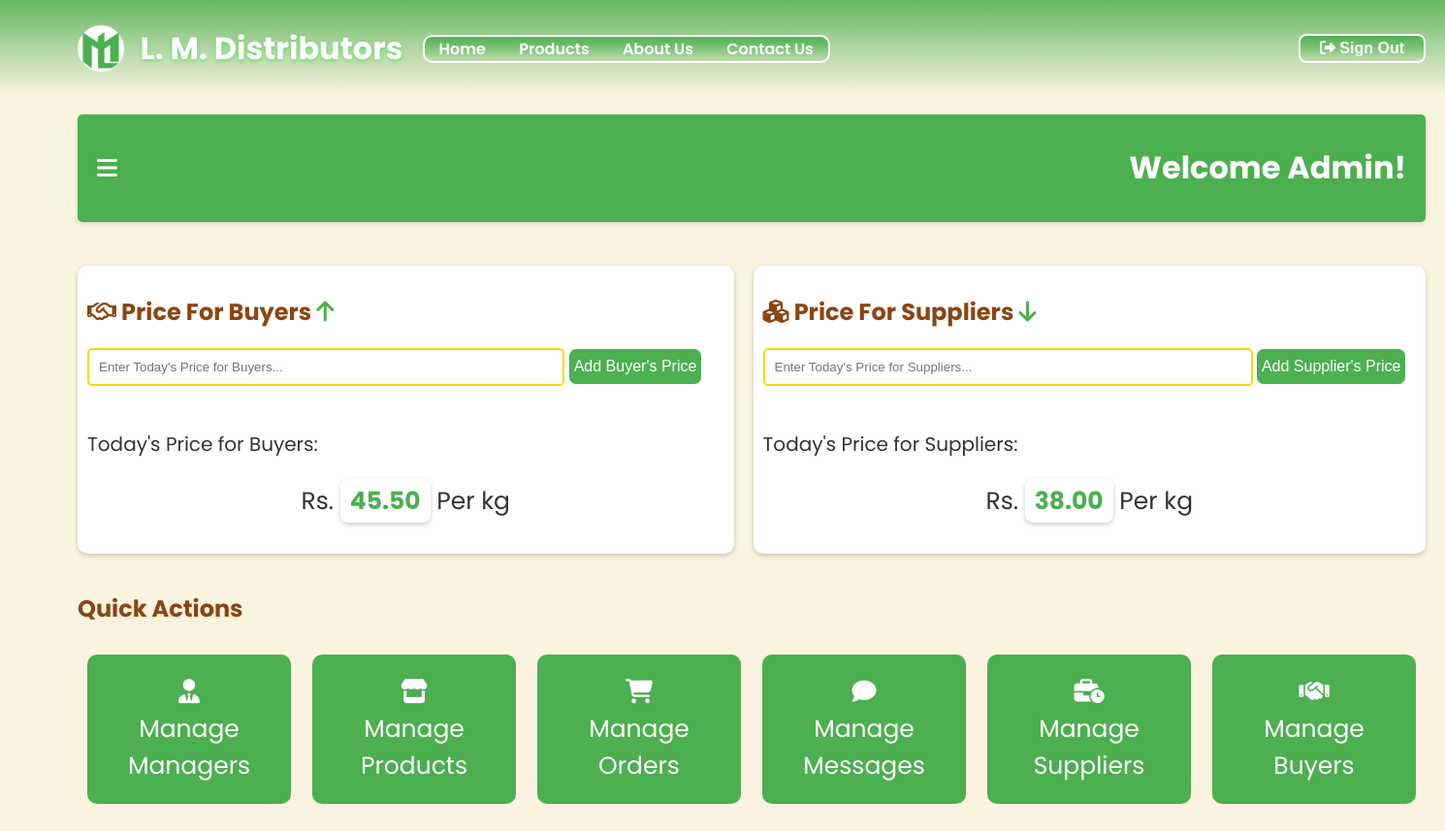
Before: /todayPrice.php (signed in) with the older database file.
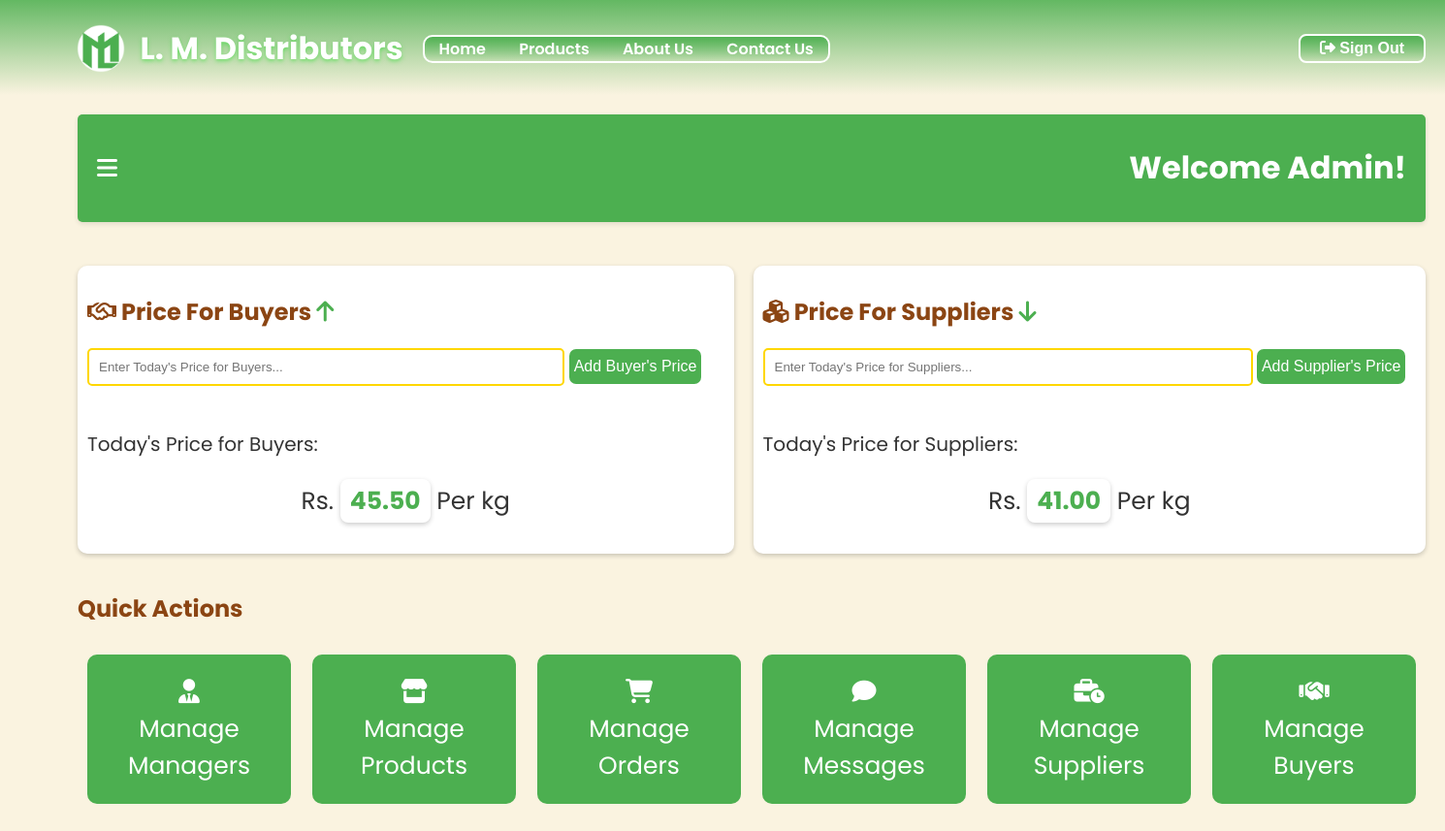
After: the same page with the newer database file.
### tables this page shows
CREATE TABLE `supplyerprice` (
  `sPID` int(11) NOT NULL,
  `price` decimal(10,2) NOT NULL,
  `date` date DEFAULT NULL
);

### todayPrice.php (the view, shortened to what this page needs)
<?php
include_once 'config.php';
if(!isset($_SESSION['user_fName'])) {
    header('Location: login.php');
    exit();
}
else {
    $dob = $_SESSION['user_dob'];
    $today = date('m-d');
    $birthday = date('m-d', strtotime($dob));
    if($today == $birthday) {
        $greeting = "Happy Birthday ".htmlspecialchars($_SESSION['user_fName']). "!";
    }
    else {
        $greeting = "Welcome ".htmlspecialchars($_SESSION['user_fName'])."!";
    }
    $sql = "SELECT price FROM buyerprice WHERE bPID = ?";
    $stmt = $conn->prepare($sql);
    $stmt->bind_param("i", $bPID);
    $stmt->execute();
    $result = $stmt->get_result();
    $buyerPrice = $result->fetch_assoc();
    $sql = "SELECT price FROM supplyerprice WHERE sPID = ?";
    $stmt = $conn->prepare($sql);
    $stmt->bind_param("i", $sPID);
    $stmt->execute();
    $result = $stmt->get_result();
    $supplierPrice = $result->fetch_assoc();
}
?>
<!DOCTYPE html>
<html lang="en">
<head>
    <link rel="stylesheet" href="./css/todayPrice.css">
    <link rel="stylesheet" href="https://cdnjs.cloudflare.com/ajax/libs/font-awesome/6.0.0-beta3/css/all.min.css">
</head>
<body>
    <?php include 'header.php'; ?>
    <div class="container">
        <div class="main-content">
            <div class="topbar">
                <i class="fas fa-bars" id="toggle-sidebar" title="Open Dashboard"></i>
                <h1><?php echo $greeting; ?></h1>
            </div>
            <div class="bodySeparation">
                <div class="toBuyers">
                    <h2><i class="fa-regular fa-handshake"></i> Price For Buyers  <i class="fa-solid fa-arrow-up"></i></h2>
                    <div class="inputCard">
                        <form action="todayPrice.php" method="POST">
                            <input type="number" min="0" step="0.01" id="buyerPrice" name="buyerPrice" placeholder="Enter Today's Price for Buyers..." required>
                            <button class="addBtn" id="buyerPriceBtn" name="buyerPriceBtn" type="submit" title="Add Price for Buyers">Add Buyer's Price</button>
                        </form>
                    </div>
                    <br>
                    <div class="displayCard">
                        <p class="priceLabel">Today's Price for Buyers:</p>
                        <div class="displayPrices"><p>Rs. <strong><?php echo $buyerPrice['price']; ?></strong> Per kg</p></div>
                    </div>
                </div>
                <div class="toSuppliers">
                    <h2><i class="fa-solid fa-cubes"></i> Price For Suppliers  <i class="fa-solid fa-arrow-down"></i></h2>
                    <div class="inputCard">
                        <form action="todayPrice.php" method="POST">
                            <input type="number" min="0" step="0.01" id="supplierPrice" name="supplierPrice" placeholder="Enter Today's Price for Suppliers..." required>
                            <button class="addBtn" id="supplierPriceBtn" name="supplierPriceBtn" type="submit" title="Add Price for Suppliers">Add Supplier's Price</button>
                        </form>
                    </div>
                    <br>
                    <div class="displayCard">
                        <p class="priceLabel">Today's Price for Suppliers:</p>
                        <div class="displayPrices"><p>Rs. <strong><?php echo $supplierPrice['price']; ?></strong> Per kg</p></div>
                    </div>
                </div>
            </div>
            <h2 class="quickH2">Quick Actions</h2>
            <div class="quick">
                <div class="card">
                    <a href="./manageManagers.php" title="Managers Management"><i class="fas fa-user-tie"></i><br>Manage Managers</a>
                </div>
                <div class="card">
                    <a href="./manageProducts.php" title="Products Management"><i class="fa-solid fa-store"></i><br>Manage Products</a>
                </div>
                <div class="card">
                    <a href="./manageOrders.php" title="Orders Management"><i class="fa-solid fa-cart-shopping"></i><br>Manage Orders</a>
                </div>
                <div class="card">
                    <a href="./manageMessages.php" title="Messages Management"><i class="fa-solid fa-comment"></i><br>Manage Messages</a>
                </div>
                <div class="card">
                    <a href="./supplyManagement.php" title="Suppliers Management"><i class="fa-solid fa-business-time"></i><br>Manage Suppliers</a>
                </div>
                <div class="card">
                    <a href="./buyersManagement.php" title="Buyers Management"><i class="fa-solid fa-handshake"></i><br>Manage Buyers</a>
                </div>
            </div>
        </div>
    </div>
</body>
</html>

Changed rows visible on the page:
changed supplyerprice: price "38.00" → "41.00"
